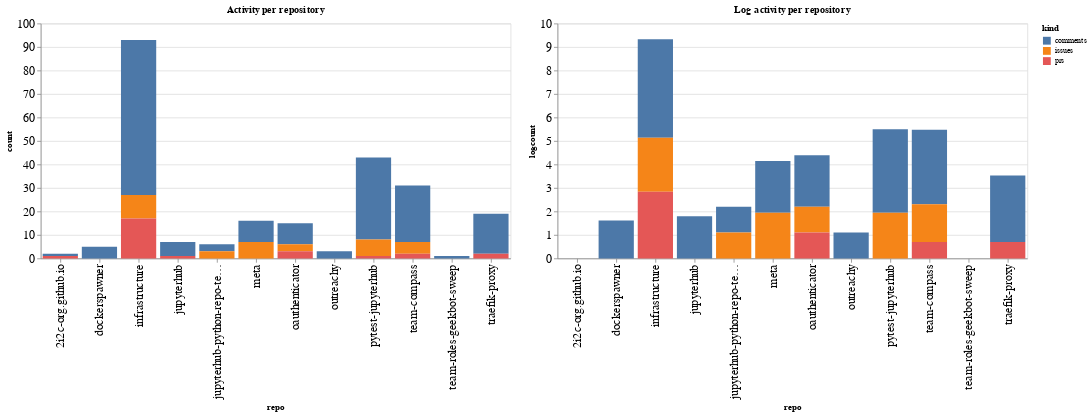

Source (notebook cell):
### Code cell
ch1 = alt.Chart(repo_summaries, width=600, title="Activity per repository").mark_bar().encode(
    x='repo',
    y='count',
    color='kind',
    tooltip="kind"
)

ch2 = alt.Chart(repo_summaries, width=600, title="Log activity per repository").mark_bar().encode(
    x='repo',
    y='logcount',
    color='kind',
    tooltip="kind"
)

ch1 | ch2

### Figure 1 — Vega-Lite specification as saved in the notebook (floating-point values rounded to 4 significant figures)
{"config": {"axisLeft": {"labelFontSize": 15}, "axisBottom": {"labelFontSize": 15}}, "hconcat": [{"mark": "bar", "encoding": {"color": {"field": "kind", "type": "nominal"}, "tooltip": {"field": "kind", "type": "nominal"}, "x": {"field": "repo", "type": "nominal"}, "y": {"field": "count", "type": "quantitative"}}, "title": "Activity per repository", "width": 600}, {"mark": "bar", "encoding": {"color": {"field": "kind", "type": "nominal"}, "tooltip": {"field": "kind", "type": "nominal"}, "x": {"field": "repo", "type": "nominal"}, "y": {"field": "logcount", "type": "quantitative"}}, "title": "Log activity per repository", "width": 600}], "data": {"name": "data-fa6bc3d961fb54ec93aee402c729fa03"}, "$schema": "https://vega.github.io/schema/vega-lite/v4.17.0.json", "datasets": {"data-fa6bc3d961fb54ec93aee402c729fa03": [{"repo": "2i2c-org.github.io", "kind": "comments", "count": 1, "logcount": 0.0}, {"repo": "2i2c-org.github.io", "kind": "prs", "count": 1, "logcount": 0.0}, {"repo": "dockerspawner", "kind": "comments", "count": 5, "logcount": 1.609}, {"repo": "infrastructure", "kind": "comments", "count": 66, "logcount": 4.19}, {"repo": "infrastructure", "kind": "issues", "count": 10, "logcount": 2.303}, {"repo": "infrastructure", "kind": "prs", "count": 17, "logcount": 2.833}, {"repo": "jupyterhub", "kind": "comments", "count": 6, "logcount": 1.792}, {"repo": "jupyterhub", "kind": "prs", "count": 1, "logcount": 0.0}, {"repo": "jupyterhub-python-repo-template", "kind": "comments", "count": 3, "logcount": 1.099}, {"repo": "jupyterhub-python-repo-template", "kind": "issues", "count": 3, "logcount": 1.099}, {"repo": "meta", "kind": "comments", "count": 9, "logcount": 2.197}, {"repo": "meta", "kind": "issues", "count": 7, "logcount": 1.946}, {"repo": "oauthenticator", "kind": "comments", "count": 9, "logcount": 2.197}, {"repo": "oauthenticator", "kind": "issues", "count": 3, "logcount": 1.099}, {"repo": "oauthenticator", "kind": "prs", "count": 3, "logcount": 1.099}, {"repo": "outreachy", "kind": "comments", "count": 3, "logcount": 1.099}, {"repo": "pytest-jupyterhub", "kind": "comments", "count": 35, "logcount": 3.555}, {"repo": "pytest-jupyterhub", "kind": "issues", "count": 7, "logcount": 1.946}, {"repo": "pytest-jupyterhub", "kind": "prs", "count": 1, "logcount": 0.0}, {"repo": "team-compass", "kind": "comments", "count": 24, "logcount": 3.178}, {"repo": "team-compass", "kind": "issues", "count": 5, "logcount": 1.609}, {"repo": "team-compass", "kind": "prs", "count": 2, "logcount": 0.6931}, {"repo": "team-roles-geekbot-sweep", "kind": "comments", "count": 1, "logcount": 0.0}, {"repo": "traefik-proxy", "kind": "comments", "count": 17, "logcount": 2.833}, {"repo": "traefik-proxy", "kind": "prs", "count": 2, "logcount": 0.6931}]}}
